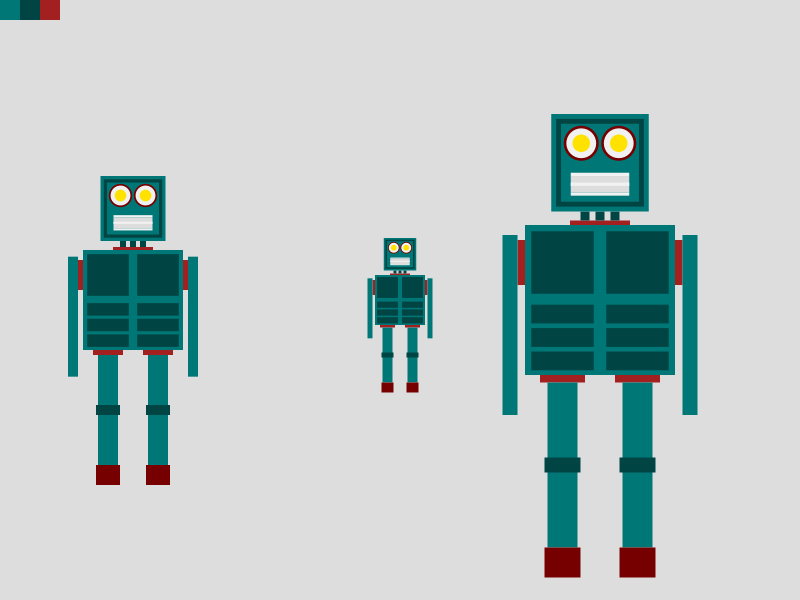
Frame 1 (no input)
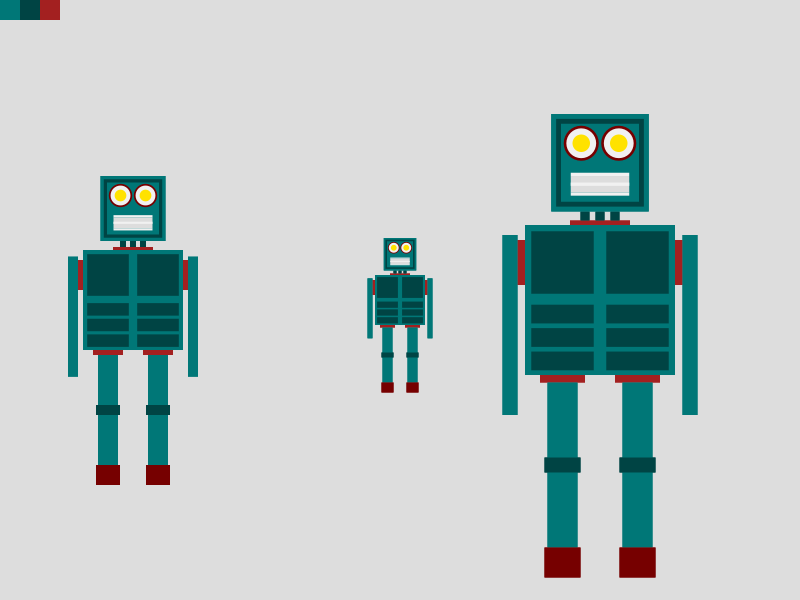
Frame 2 (the mouse pressed at the canvas centre, redrawn once)

The Processing sketch that drew these frames (run headless with seeded random() and noise(); the mouse was pressed at the canvas centre and the sketch redrawn once):

// Processing sketch: build_robot
// ── build_robot.pde
// random circles that bounce off the inside of the window
// december 2014
// https://github.com/flippedpython/processing

Robot bigRob, mediumRob, smallRob;

void setup()
{
  size(800, 600);
  smooth();
  noStroke();
  frameRate(30);
  background(#dddddd);
  rectMode(CORNER);
  ellipseMode(CENTER);
  
  rectMode(CENTER);
  point(width/2,height/2);
  mediumRob = new Robot(1,width/6,height/2);
  smallRob = new Robot(0.5,width/2,height/2);
  bigRob = new Robot(1.5,width*0.75,height/2);
  
}

void draw()
{
  
  noStroke();
  bigRob.drawPallete();
  bigRob.display();
  mediumRob.display();
  smallRob.display();
  
  noLoop();
}

// ── Robot.pde
public class Robot
{
  // properties of circle
  float posX;
  float posY;
  float factor;
  
  color ROBOT_COLOUR = color(#007777);
  color ROBOT_CONTRAST_COLOUR = color(#004444);
  color ROBOT_DARK_RED = color(#760000);
  color ROBOT_FEET = color(#a32020);
  color ROBOT_YELLOW = color(#ffe200);
  float ROBOT_SIZE = 100;
  float ROBOT_JOINT_SIZE = 0.05;
  float robotSize = 0;
  
  // create circle with random data
  Robot(float f, float x, float y)
  {
    posX = x;
    posY = y;
    factor = f;
    robotSize = factor*ROBOT_SIZE;
  } 
  
  void update()
  {

  }
  
  void display()
  {
    fill(ROBOT_COLOUR);
    rect(posX,posY,robotSize,robotSize);
    
    fill(ROBOT_FEET);
    rect((posX+robotSize/2+robotSize*ROBOT_JOINT_SIZE/2),(posY-robotSize/4),robotSize*ROBOT_JOINT_SIZE,robotSize*ROBOT_JOINT_SIZE*6);
    rect((posX-robotSize/2-robotSize*ROBOT_JOINT_SIZE/2),(posY-robotSize/4),robotSize*ROBOT_JOINT_SIZE,robotSize*ROBOT_JOINT_SIZE*6);
    
    fill(ROBOT_COLOUR);
    rect((posX+robotSize/2+robotSize*ROBOT_JOINT_SIZE*2),(posY+robotSize/6),robotSize*ROBOT_JOINT_SIZE*2,robotSize*ROBOT_JOINT_SIZE*24);
    rect((posX-robotSize/2-robotSize*ROBOT_JOINT_SIZE*2),(posY+robotSize/6),robotSize*ROBOT_JOINT_SIZE*2,robotSize*ROBOT_JOINT_SIZE*24);
    
    
    // create robot chest
    float sixPackWidth = robotSize/2.4;
    
    fill(ROBOT_CONTRAST_COLOUR);
    rect((posX-robotSize*0.25),(posY-robotSize*0.25),sixPackWidth,robotSize/2.4);
    rect((posX+robotSize*0.25),(posY-robotSize/4),sixPackWidth,robotSize/2.4);
   
    float sixPackHeight = 0.75*0.3333*robotSize/2;
    float sixPackGap = 0.25*0.25*robotSize/2;
    
    // left
    rect((posX-robotSize*0.25),(posY+sixPackGap+sixPackHeight*0.5),sixPackWidth,robotSize/8);
    rect((posX-robotSize*0.25),(posY+2*sixPackGap+sixPackHeight*1.5),sixPackWidth,robotSize/8);
    rect((posX-robotSize*0.25),(posY+3*sixPackGap+sixPackHeight*2.5),sixPackWidth,robotSize/8);
    
    //right 
    rect((posX+robotSize*0.25),(posY+sixPackGap+sixPackHeight*0.5),sixPackWidth,robotSize/8);
    rect((posX+robotSize*0.25),(posY+2*sixPackGap+sixPackHeight*1.5),sixPackWidth,robotSize/8);
    rect((posX+robotSize*0.25),(posY+3*sixPackGap+sixPackHeight*2.5),sixPackWidth,robotSize/8);
    
    // leg joint
    fill(ROBOT_FEET);
    float legJointY = posY+robotSize/2+robotSize*ROBOT_JOINT_SIZE/2;
    float legJointHeight = robotSize*ROBOT_JOINT_SIZE;
    rect((posX-robotSize*0.25), legJointY, robotSize*ROBOT_JOINT_SIZE*6, legJointHeight);
    rect((posX+robotSize*0.25), legJointY, robotSize*ROBOT_JOINT_SIZE*6, legJointHeight);
    
    // robot legs
    fill(ROBOT_COLOUR);
    float legHeight = robotSize*1.1;
    float legWidth = robotSize*0.2;
    float legY = legJointY + legJointHeight/2 + legHeight/2;
    rect((posX-robotSize*0.25), legY, legWidth, legHeight);
    rect((posX+robotSize*0.25), legY, legWidth, legHeight);
    // knees
    fill(ROBOT_CONTRAST_COLOUR);
    float kneeWidth = robotSize*0.24;
    float kneeHeight = robotSize*0.1;
    rect((posX-robotSize*0.25), legY, kneeWidth, kneeHeight);
    rect((posX+robotSize*0.25), legY, kneeWidth, kneeHeight);
    
    // FEET
    fill(ROBOT_DARK_RED);
    float footHeight = 0.2*robotSize;
    float footWidth = legWidth*1.2;
    float footY = legY + legHeight/2 + footHeight/2;
    rect((posX-robotSize*0.25), footY, kneeWidth, footHeight);
    rect((posX+robotSize*0.25), footY, kneeWidth, footHeight);
    
    // head
    
    // neck
    fill(ROBOT_FEET);
    float neckHeight = robotSize*.03;
    float neckWidth = robotSize*0.4;
    float neckX = posX;
    float neckY = posY - robotSize/2 - neckHeight/2;
    rect(neckX, neckY, neckWidth, neckHeight);
    
    // neck joints x 3
    float minorJointHeight = neckHeight*2;
    float minorJointWidth = minorJointHeight;
    float minorJointY = neckY - neckHeight/2 - minorJointHeight/2;
    fill(ROBOT_CONTRAST_COLOUR);
    float jointDelta = neckWidth/4;
    rect(neckX-jointDelta, minorJointY, minorJointWidth, minorJointHeight);
    rect(neckX, minorJointY, minorJointWidth, minorJointHeight);
    rect(neckX+jointDelta, minorJointY, minorJointWidth, minorJointHeight);
    
    // make head
    fill(ROBOT_COLOUR);
    float headWidth = 0.65*robotSize;
    float headY = minorJointY - minorJointHeight/2 - headWidth/2;
    rect(neckX, headY, headWidth, headWidth);
    fill(ROBOT_CONTRAST_COLOUR);
    rect(neckX, headY, headWidth*0.9, headWidth*0.9);
    fill(ROBOT_COLOUR);
    rect(neckX, headY, headWidth*0.8, headWidth*0.8);
    
    // eyes
    float eyeWidth = headWidth*0.36;
    float eyeY = headY - headWidth/5;
    float eyeDeltaX = headWidth/5.2;
    fill(ROBOT_DARK_RED);
    ellipse(neckX-eyeDeltaX, eyeY, eyeWidth, eyeWidth);
    ellipse(neckX+eyeDeltaX, eyeY, eyeWidth, eyeWidth);
    fill(#F1F1F1);
    ellipse(neckX-eyeDeltaX, eyeY, eyeWidth*0.85, eyeWidth*0.85);
    ellipse(neckX+eyeDeltaX, eyeY, eyeWidth*0.85, eyeWidth*0.85);
    fill(ROBOT_YELLOW);
    ellipse(neckX-eyeDeltaX, eyeY, eyeWidth*0.5, eyeWidth*0.5);
    ellipse(neckX+eyeDeltaX, eyeY, eyeWidth*0.5, eyeWidth*0.5);
    
    // lips
    float lipWidth = 0.6 * headWidth;
    float lipY = headY + headWidth*0.22;
    float lipHeight = lipWidth*0.28;
    fill(#dddddd);
    rect(neckX,lipY,lipWidth,lipHeight);
    fill(#f1f1f1);
    rect(neckX,lipY-lipHeight/2-lipHeight*0.1,lipWidth,lipHeight*0.2);
    rect(neckX,lipY+lipHeight/2+lipHeight*0.1,lipWidth,lipHeight*0.2);
    rect(neckX,lipY,lipWidth,lipHeight*0.2);
  }
  
  void drawPallete()
  {
    rectMode(CORNER);
    fill(ROBOT_COLOUR);
    rect(0,0,20,20);
    fill(ROBOT_CONTRAST_COLOUR);
    rect(20,0,20,20);
    fill(ROBOT_FEET);
    rect(40,0,20,20);
    rectMode(CENTER);
  }

}
